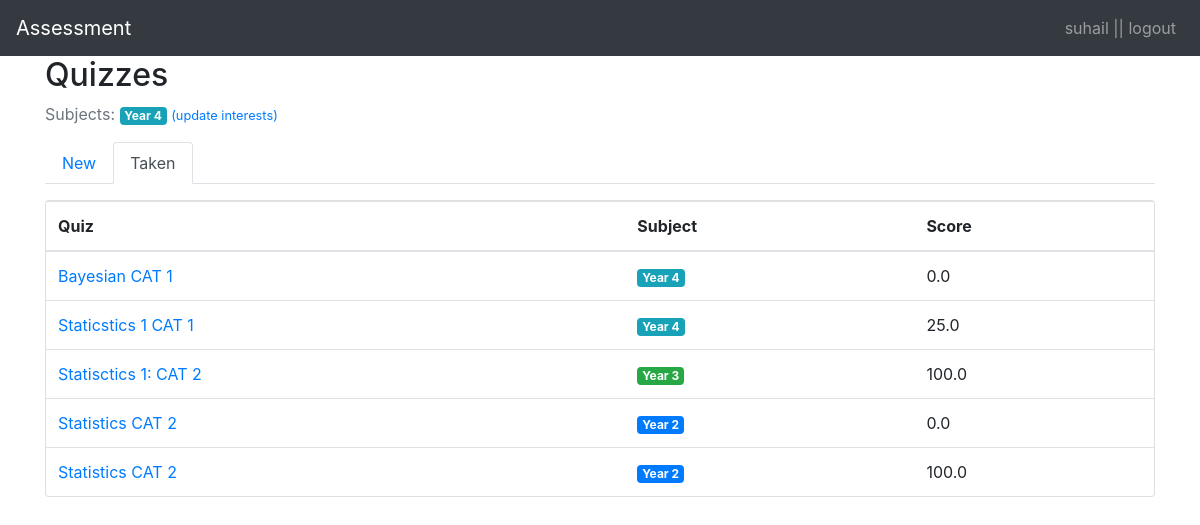
The app's page /students/taken/ (signed in) with its own data.
### classroom/models.py (models this page shows, shortened)
class User(AbstractUser):
    is_student = models.BooleanField(default=False)
    is_teacher = models.BooleanField(default=False)

class Subject(models.Model):
    name = models.CharField(max_length=30)
    color = models.CharField(max_length=7, default='#007bff')
    def get_html_badge(self):
        name = escape(self.name)
        color = escape(self.color)
        html = '<span class="badge badge-primary" style="background-color: %s">%s</span>' % (color, name)
        return mark_safe(html)

class TakenQuiz(models.Model):
    student = models.ForeignKey(Student, on_delete=models.CASCADE, related_name='taken_quizzes')
    quiz = models.ForeignKey(Quiz, on_delete=models.CASCADE, related_name='taken_quizzes')
    score = models.FloatField()
    date = models.DateTimeField(auto_now_add=True)

class Quiz(models.Model):
    owner = models.ForeignKey(User, on_delete=models.CASCADE, related_name='quizzes')
    name = models.CharField(max_length=255)
    subject = models.ForeignKey(Subject, on_delete=models.CASCADE, related_name='quizzes')
    duration = models.DurationField(default=datetime.timedelta(hours=2))  # default quiz time of 2 hrs

### classroom/views/students.py (the view)
# urls.py: path('taken/', students.TakenQuizListView.as_view(), name='taken_quiz_list'),
@method_decorator([login_required, student_required], name='dispatch')
class TakenQuizListView(ListView):
    model = TakenQuiz
    context_object_name = 'taken_quizzes'
    template_name = 'classroom/students/taken_quiz_list.html'
    def get_queryset(self):
        queryset = self.request.user.student.taken_quizzes \
            .select_related('quiz', 'quiz__subject') \
            .order_by('quiz__name')
        return queryset

### classroom/templates/classroom/students/taken_quiz_list.html
{% extends 'base.html' %}
{% block content %}
  {% include 'classroom/students/_header.html' with active='taken' %}
  <div class="card">
    <table class="table mb-0">
      <thead>
        <tr>
          <th>Quiz</th>
          <th>Subject</th>
          <th>Score</th>
        </tr>
      </thead>
      <tbody>
        {% for taken_quiz in taken_quizzes %}
          <tr>
            <td><a href="{% url 'students:student_quiz_results' taken_quiz.quiz.id %}">{{ taken_quiz.quiz.name }}</a></td>
            <td>{{ taken_quiz.quiz.subject.get_html_badge }}</td>
            <td>{{ taken_quiz.score }}</td>
          </tr>
        {% empty %}
          <tr>
            <td class="bg-light text-center font-italic" colspan="3">You haven't completed any quiz yet.</td>
          </tr>
        {% endfor %}
      </tbody>
    </table>
  </div>
{% endblock %}

### templates/base.html (shortened to what this page needs)
{% load i18n %}
{% load static %}
<!DOCTYPE html>
<html lang="en" >
<head>
  <link rel="stylesheet" href="https://stackpath.bootstrapcdn.com/bootstrap/4.1.2/css/bootstrap.min.css"
>
</head>
<body>
  <nav class="navbar navbar-expand-lg navbar-dark bg-dark">
   <a  class="navbar-brand" href="{% url 'home' %}">Assessment
   </a>
    <div class="collapse navbar-collapse" id="navbarSupportedContent">
      <ul class="navbar-nav ml-auto">
        <li class="nav-item ">
          {% if user.is_authenticated %}
             <a class="nav-link" href="{% url 'logout' %}">{{user.username}} || logout</a>
          {% else %}
          <a class="nav-link" href="{% url 'login' %}">Login</a>
          {% endif %}
        </li>
      </ul>
    </div>
  </nav>
  <div class="container">
     {% block content %} {% endblock %}
  </div>
</body>
</html>

### classroom/templates/classroom/students/_header.html
<h2>Quizzes</h2>
<p class="text-muted">
  Subjects:{% for subject in user.student.interests.all %} {{ subject.get_html_badge }}{% endfor %}
  <a href="{% url 'students:student_interests' %}"><small>(update interests)</small></a>
</p>
<ul class="nav nav-tabs mb-3">
  <li class="nav-item">
    <a class="nav-link{% if active == 'new' %} active{% endif %}" href="{% url 'students:quiz_list' %}">New</a>
  </li>
  <li class="nav-item">
    <a class="nav-link{% if active == 'taken' %} active{% endif %}" href="{% url 'students:taken_quiz_list' %}">Taken</a>
  </li>
</ul>

### records on screen
User: username "suhail"
Subject: get_html_badge "Year 4"
TakenQuiz: quiz.name "Bayesian CAT 1", quiz.subject.get_html_badge "Year 4", score "0.0"
TakenQuiz: quiz.name "Staticstics 1 CAT 1", quiz.subject.get_html_badge "Year 4", score "25.0"
TakenQuiz: quiz.name "Statisctics 1: CAT 2", quiz.subject.get_html_badge "Year 3", score "100.0"
TakenQuiz: quiz.name "Statistics CAT 2", quiz.subject.get_html_badge "Year 2", score "0.0"
TakenQuiz: quiz.name "Statistics CAT 2", quiz.subject.get_html_badge "Year 2", score "100.0"
